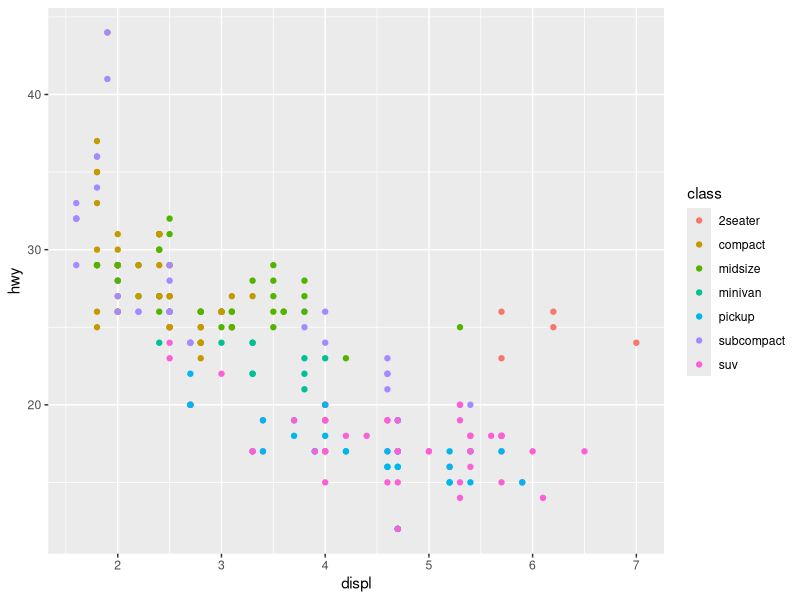
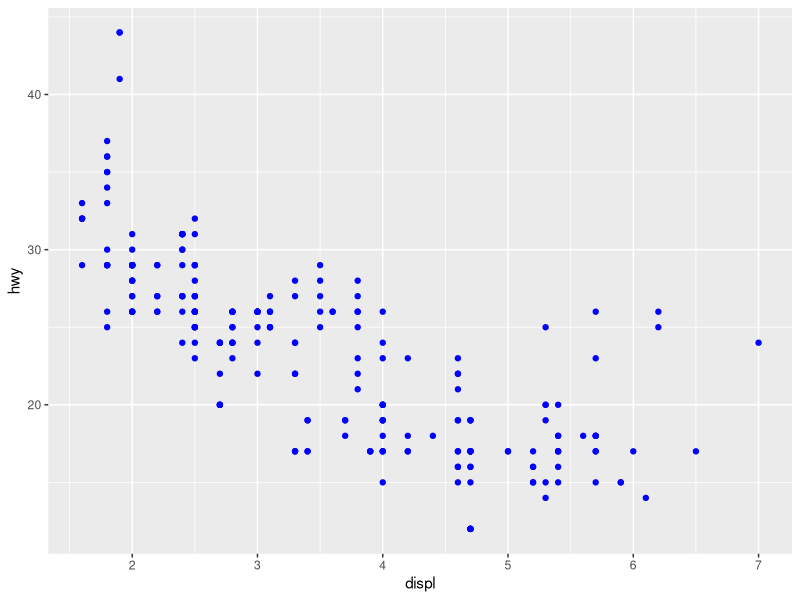
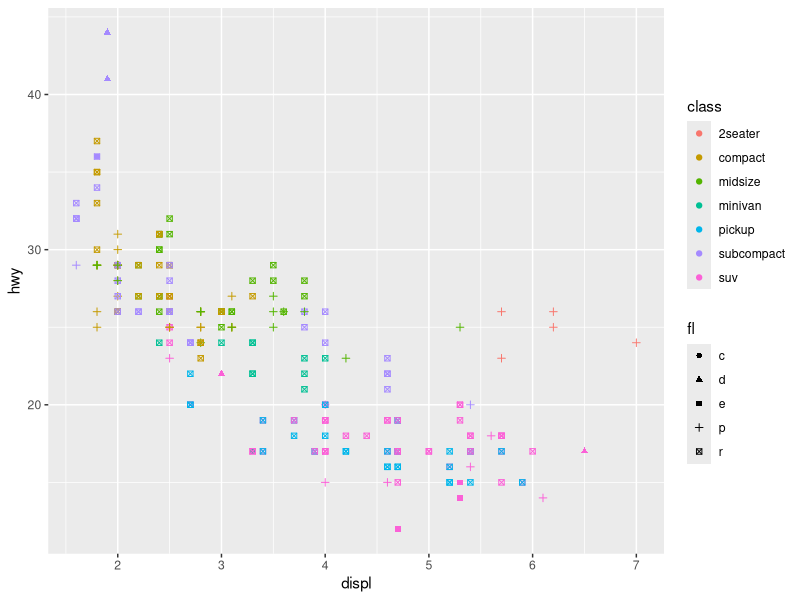
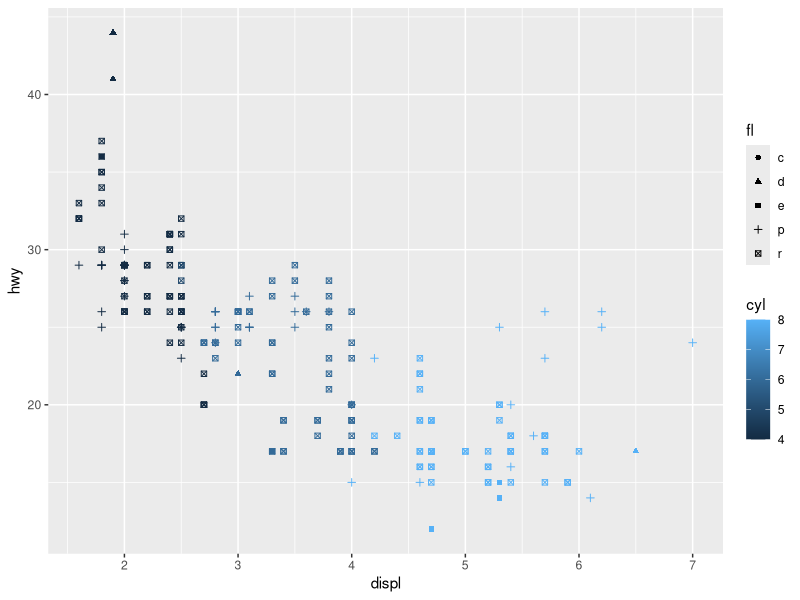
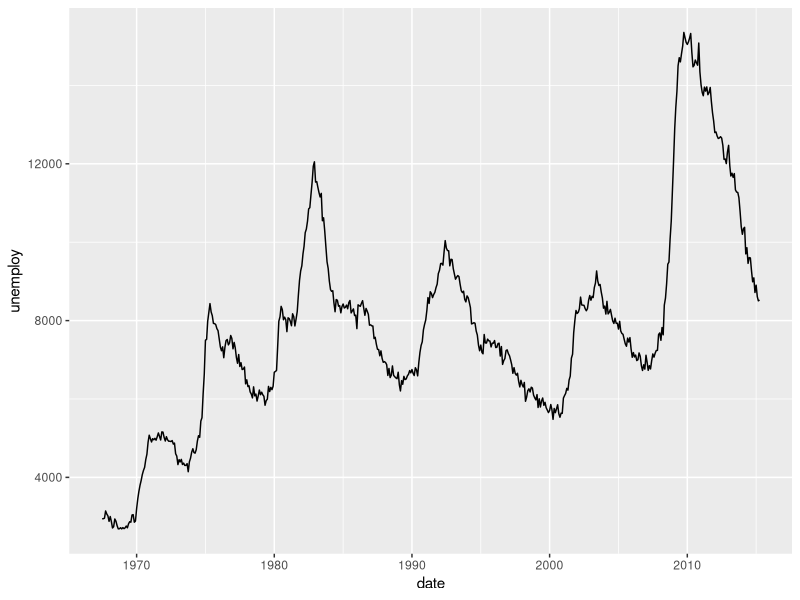
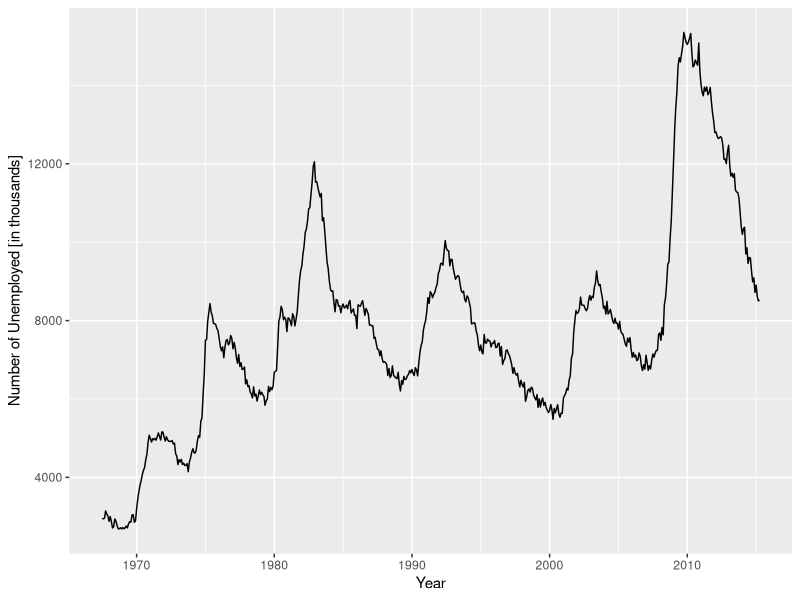
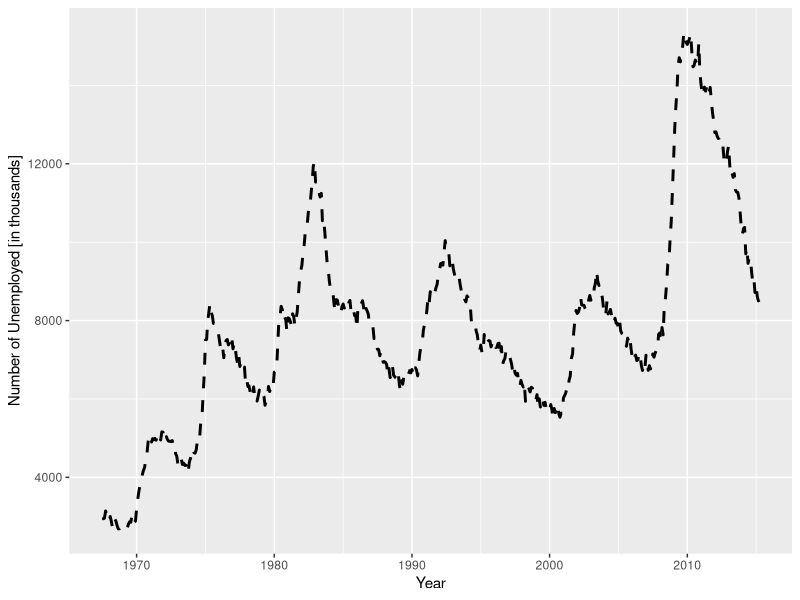
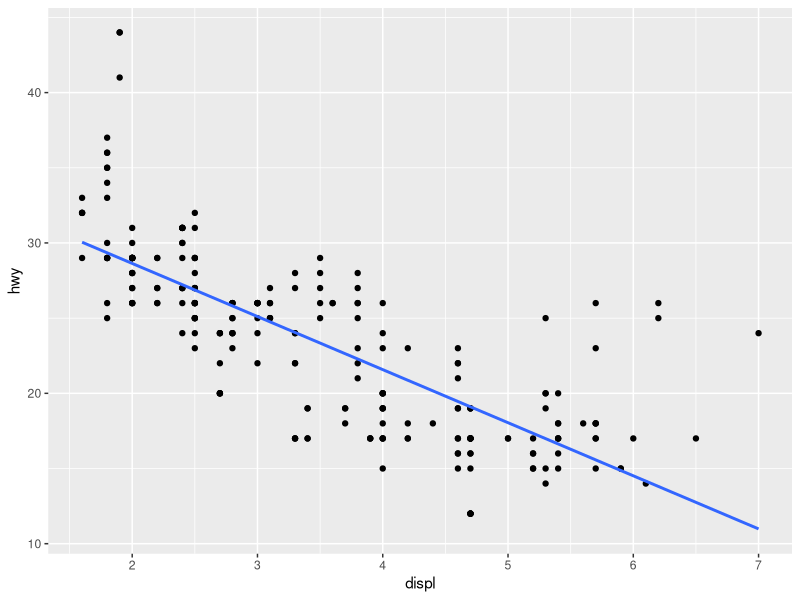

Generate these figures, in order, with R:
library(tidyverse)

View(mpg)

#Global colour
ggplot(mpg, aes(x = displ, y = hwy, colour = class)) + 
  geom_point()

#Local colour
ggplot(mpg, aes(x = displ, y = hwy)) +
  geom_point(colour = "blue")

#Scatter Plot
plot1 = ggplot(mpg, aes(x = displ, y = hwy))
plot1 + geom_point(aes(colour = class, shape = fl))

plot1 + geom_point(aes(colour = cyl, shape = fl))

##############################
#economics == ggplot2 data
View(ggplot2::economics)
plot2 = ggplot(economics, aes(date, unemploy))
plot2 + geom_line()

#another format
ggplot(economics, aes(date, unemploy)) +
  geom_line() + 
  ylab("Number of Unemployed [in thousands]") +
  xlab("Year")

#Add dotted line and increase size
ggplot(economics, aes(date, unemploy)) +
  geom_line(linetype = 2, size = 1) + 
  ylab("Number of Unemployed [in thousands]") +
  xlab("Year")

#mpg add in a Linear Line for x-y
ggplot(mpg, aes(x = displ, y = hwy)) +
  geom_point() +
  geom_smooth(method = "lm", se = FALSE)


#mpg add in a Loess Line for x-y
ggplot(mpg, aes(x = displ, y = hwy)) +
  geom_point() +
  geom_smooth(method = "loess")


#mpg Bar geometry wrt car's class
ggplot(mpg, aes(x = class, fill = class)) + 
  geom_bar()

#mpg Normalise Proportions
ggplot(mpg, aes(x = class)) + 
  geom_bar(aes(y = stat(prop), group = 1))

#Historgram (bin size = 30)
ggplot(mpg, aes(x = hwy)) +
  geom_histogram()

#Histogram, x = hwy
#y = density
ggplot(mpg, aes(x = hwy)) +
  geom_histogram(aes(y = stat(density)))


#Plot with geom_density
#kernel = "gaussian" by default
ggplot(mpg, aes(x = hwy)) +
  geom_density()


#Boxplot
ggplot(mpg, aes(x = trans, y = hwy)) +
  geom_boxplot()

#Force cyl to be a factor
#cyl == number of cylinders
cylData = as.factor(mpg[['cyl']])
View(cylData)
typeof(cylData)
ggplot(mpg, aes(x = cylData, y = hwy)) +
  geom_boxplot()

#QQ Plots
ggplot(mpg, aes(sample = hwy)) +
  geom_qq() +
  geom_qq_line()